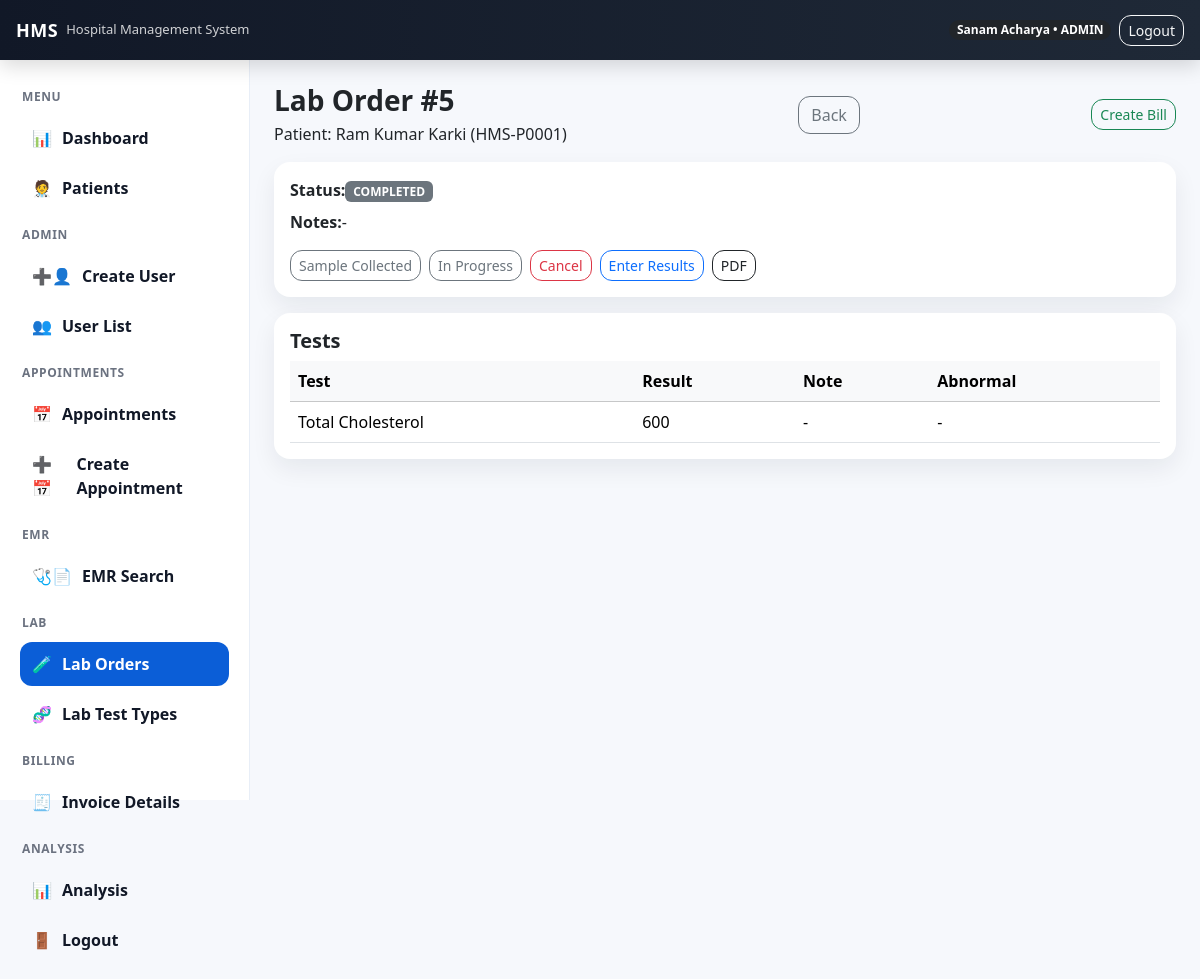
Page /lab/orders/5/ (signed in) on the committed database.
### accounts/models.py (models this page shows, shortened)
class User(AbstractUser):
    class Role(models.TextChoices):
        ADMIN = 'ADMIN', 'Admin'
        DOCTOR = 'DOCTOR', 'Doctor'
        NURSE = 'NURSE', 'Nurse'
        RECEPTION = 'RECEPTION', 'Reception'
        LAB = 'LAB', 'Lab'
        PHARMACY = 'PHARMACY', 'Pharmacy'
        HR = 'HR', 'HR'
        CASHIER = "CASHIER", "Cashier"
        ACCOUNTANT = "ACCOUNTANT", "Accountant"
    full_name = models.CharField(max_length=150)
    phone_number = models.CharField(max_length=20, blank=True)
    email = models.EmailField(unique=True)
    role = models.CharField(max_length=20, choices=Role.choices, default=Role.RECEPTION)
    department = models.ForeignKey(
        Department, on_delete=models.SET_NULL, null=True, blank=True
    )
    specialization = models.ForeignKey(
        "Specialization",
        on_delete=models.SET_NULL,
        null=True,
        blank=True,
        related_name="doctors"
    )

class LabOrder(models.Model):
    class Status(models.TextChoices):
        REQUESTED = "REQUESTED", "Requested"
        SAMPLE_COLLECTED = "SAMPLE_COLLECTED", "Sample Collected"
        IN_PROGRESS = "IN_PROGRESS", "In Progress"
        COMPLETED = "COMPLETED", "Completed"
        CANCELLED = "CANCELLED", "Cancelled"
    patient = models.ForeignKey("Patient", on_delete=models.CASCADE, related_name="lab_orders")
    requested_by = models.ForeignKey(settings.AUTH_USER_MODEL, on_delete=models.SET_NULL, null=True, related_name="lab_requests")
    status = models.CharField(max_length=30, choices=Status.choices, default=Status.REQUESTED)
    notes = models.TextField(blank=True, default="")
    created_at = models.DateTimeField(auto_now_add=True)
    updated_at = models.DateTimeField(auto_now_add=True)

class Patient(models.Model):
    patient_id = models.CharField(max_length=20, unique=True, editable=False)
    full_name = models.CharField(max_length=150)
    phone_number = models.CharField(max_length=20, blank=True)
    email = models.EmailField(blank=True, null=True)
    address = models.CharField(max_length=255, blank=True)
    gender = models.CharField(max_length=10, choices=[("MALE", "Male"), ("FEMALE", "Female"), ("OTHER", "Other")], blank=True)
    dob = models.DateField(blank=True, null=True)
    created_at = models.DateTimeField(auto_now_add=True)
    assigned_doctor = models.ForeignKey(
        settings.AUTH_USER_MODEL,
        on_delete=models.SET_NULL,
        null=True,
        blank=True,
        related_name="assigned_patients",
        limit_choices_to={"role": "DOCTOR"}
    )

class LabOrderItem(models.Model):
    order = models.ForeignKey(
        LabOrder,
        on_delete=models.CASCADE,
        related_name="items"
    )
    test_type = models.ForeignKey(
        LabTestType,
        on_delete=models.CASCADE
    )
    result_value = models.CharField(
        max_length=100,
        blank=True,
        null=True
    )
    result_note = models.TextField(
        blank=True,
        null=True
    )
    is_abnormal = models.BooleanField(
        default=False
    )

class LabTestType(models.Model):
    name = models.CharField(max_length=150, unique=True)
    department = models.ForeignKey("Department", on_delete=models.SET_NULL, null=True, blank=True)
    normal_range = models.CharField(max_length=120, blank=True, default="")
    unit = models.CharField(max_length=40, blank=True, default="")
    price = models.DecimalField(max_digits=10, decimal_places=2, default=0)

### accounts/views.py (the view)
# urls.py: path("lab/orders/<int:order_id>/", lab_order_detail_view, name="lab_order_detail"),
@login_required
@roles_required("ADMIN", "RECEPTION", "DOCTOR", "NURSE", "LAB")
def lab_order_detail_view(request, order_id):
    order = get_object_or_404(
        LabOrder.objects.select_related("patient", "requested_by"), id=order_id
    )
    if not can_access_patient(request, order.patient):
        messages.error(request, "You are not allowed to view this lab order.")
        return redirect("lab_order_list")
    return render(request, "accounts/lab_order_detail.html", {"order": order})

### accounts/views.py (called while the page is built)
def can_access_patient(request, patient):
    if request.user.role in["DOCTOR", "NURSE"]:
        return patient.assigned_doctor_id == request.user.id
    return True

### templates/accounts/lab_order_detail.html
{% extends "base.html" %}
{% block content %}
<div class="d-flex justify-content-between align-items-center mb-3">
    <div>
        <h3 class="fw-bold mb-1">Lab Order #{{ order.id }}</h3>
        <div class="tex-muted">Patient: {{ order.patient.full_name }} ({{ order.patient.patient_id }})</div>
    </div>
    <a class="btn btn-outline-secondary" href="{% url 'lab_order_list' %}">Back</a>
    <a class="btn btn-sm btn-outline-success"
       href="{% url 'invoice_create_for_lab' order.id %}">
       Create Bill
    </a>
</div>
<div class="card p-3 mb-3">
    <div><strong>Status:</strong><span class="badge text-bg-secondary">{{ order.status }}</span></div>
    <div class="mt-2"><strong>Notes:</strong>{{ orders.notes|default:"-" }}</div>
    {% if user.role == "ADMIN" or user.role == "RECEPTION" or user.role == "LAB" %}
        <div class="mt-3 d-flex gap-2 flex-wrap">
            <a class="btn btn-outline-secondary btn-sm" href="{% url 'lab_order_status' order.id 'SAMPLE_COLLECTED' %}">Sample Collected</a>
            <a class="btn btn-outline-secondary btn-sm" href="{% url 'lab_order_status' order.id 'IN_PROGRESS' %}">In Progress</a>
            <a class="btn btn-outline-danger btn-sm" href="{% url 'lab_order_status' order.id 'CANCELLED' %}">Cancel</a>
            <a class="btn btn-outline-primary btn-sm" href="{% url 'lab_result_entry' order.id %}">Enter Results</a>
            <a class="btn btn-outline-dark btn-sm" href="{% url 'lab_order_pdf' order.id %}">PDF</a>
        </div>
    {% endif %}
</div>
<div class="card p-3">
    <h5 class="fw-bold mb-2">Tests</h5>
    <div class="table-responsive">
        <table class="table table-hover mb-0 align-middle">
            <thead class="table-light">
                <tr><th>Test</th><th>Result</th><th>Note</th><th>Abnormal</th></tr>
            </thead>
            <tbody>
                {% for it in order.items.all %}
                    <tr>
                        <td>{{ it.test_type.name }}</td>
                        <td>{{ it.result_value|default:"-" }}</td>
                        <td>{{ it.result_note|default:"-" }}</td>
                        <td>{% if it.is_abnormal %}<span class="badge text-bg-danger">Yes</span>{% else %}-{% endif %}</td>
                    </tr>
                {% empty %}
                    <tr><td colspan="4" class="text-center text-muted py-4">No tests.</td></tr>
                {% endfor %}
            </tbody>
        </table>
    </div>
</div>
{% endblock %}

### templates/base.html (shortened to what this page needs)
{% load static %}
<!doctype html>
<html lang="en">
<head>
  <link href="https://cdn.jsdelivr.net/npm/bootstrap@5.3.3/dist/css/bootstrap.min.css" rel="stylesheet">
  <link rel="stylesheet" href="{% static 'css/style.css' %}">
</head>
<body class="hms-body">
  <header class="hms-topbar">
    <div class="container-fluid d-flex align-items-center justify-content-between px-3">
      <div class="d-flex align-items-center gap-2">
        <div class="hms-brand">HMS</div>
        <span class="hms-subtitle">Hospital Management System</span>
      </div>
      <div class="d-flex align-items-center gap-2">
        {% if user.is_authenticated %}
          <span class="badge rounded-pill text-bg-dark">
            {{ user.full_name }} • {{ user.role }}
          </span>
          <a class="btn btn-sm btn-outline-light" href="{% url 'logout' %}">Logout</a>
        {% else %}
          <a class="btn btn-sm btn-outline-light" href="{% url 'login' %}">Login</a>
        {% endif %}
      </div>
    </div>
  </header>
  <div class="hms-layout">
    {% if user.is_authenticated %}
      {% include "partials/sidebar.html" %}
    {% endif %}
    <main class="hms-main">
      <div class="container-fluid p-4">
        {% block content %}{% endblock %}
      </div>
    </main>
  </div>
</body>
</html>

### static/css/style.css (style rules this page uses)
html, body { height: 100%; }
.hms-body { background: #f6f8fc; margin: 0; font-family: system-ui, -apple-system, Segoe UI, Roboto, Arial, sans-serif; padding-top: 60px; }
.hms-topbar { height: 60px; background: linear-gradient(90deg, #111827, #1f2937); color: #fff; display: flex; align-items: center; position: fixed; top: 0; left: 0; right: 0; z-index: 9999; box-shadow: 0 6px 20px rgba(0,0,0,0.15); }
.hms-brand { font-weight: 800; letter-spacing: 0.5px; font-size: 18px; }
.hms-subtitle { font-size: 13px; opacity: 0.8; }
.hms-layout { display: flex; min-height: 100vh; }
.hms-main { flex: 1; height: calc(100vh - 60px); overflow: auto; }
.card { border: 0; border-radius: 16px; box-shadow: 0 10px 25px rgba(16, 24, 40, 0.07); }
.btn { border-radius: 12px; }

### rows in the picture
User: full_name "Sanam Acharya", role "ADMIN"
LabOrder: id "5", patient.full_name "Ram Kumar Karki", patient.patient_id "HMS-P0001", status "COMPLETED"
LabOrderItem: test_type.name "Total Cholesterol", result_value "600", result_note "-"

### other values in the picture
{{ orders.notes|default:"-" }} "-"
